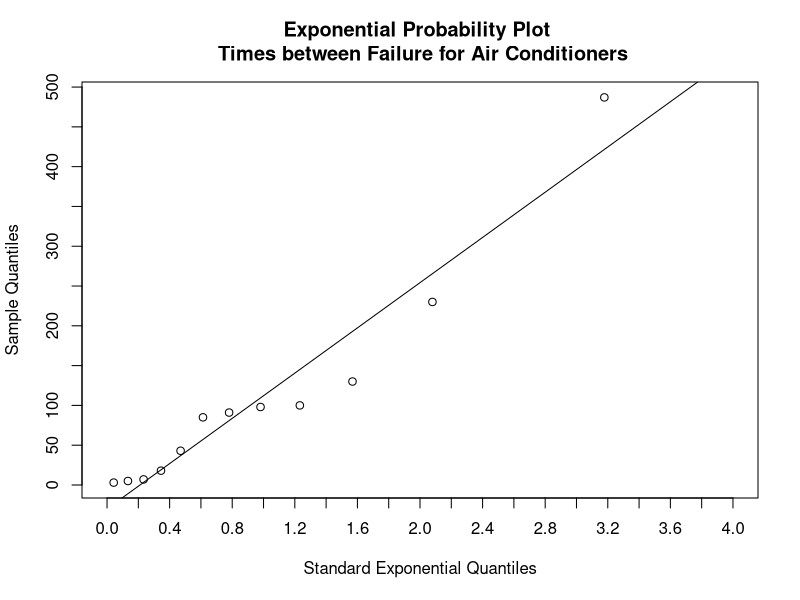

Generate this figure with R:
# ~longneck/meth1/gofexp.s
# The following program computes the Kolmogorov-Smirnov, Cramer-von Mises,
# and Anderson-Darling Statistics for testing goodness of the fit of an 
# Exponential Distribution with unspecified parameter. 
# This example is involves the time to failure of n=12 light bulbs:
#
w <- c(3,5,7,18,43,85,
91,98,100,130,230,487)
n <- 12
lam <- mean(w) 
w <- sort(w)
z <- 1-exp(-w/lam)   #computes F0(X(i))
i <- seq(1,n,1)

# K-S Computations:
d1 <- i/n - z
dp <- max(d1) 
d2 <- z - (i - 1)/n
dm <- max(d2)
KS <- max(dp,dm)

KS <- (KS-.2/n)*(sqrt(n)+.26+.5/sqrt(n)) 

# Cramer-von Mises Computations:
wi <- (z-(2*i-1)/(2*n))^2
s <- sum(wi)
cvm <- s + 1/(12*n) 
CvM <- cvm*(1+.16/n) 

# Anderson-Darling Computations:

a1i <- (2*i-1)*log(z)
a2i <- (2*n+1-2*i)*log(1-z)
s1 <- sum(a1i)
s2 <- sum(a2i)
AD <- -n-(1/n)*(s1+s2) 

AD <- AD*(1+.6/n) 

# Exponential Probability Plot

#postscript("gofexp,bs.ps",height=8,horizontal=F)

w <- sort(w)
j <- (i-.5)/n
quexp <- -log(1-j)
expQ1 <- -log(1-.25)
expQ3 <- -log(1-.75)
yQ1<- quantile(w,.25)
yQ3<- quantile(w,.75)
S<- (yQ3-yQ1)/(expQ3-expQ1)
I<- -S*expQ1+yQ1
plot(quexp,w,xlab="Standard Exponential Quantiles",ylab="Sample Quantiles",
     xlim=c(0,4.0),lab=c(15,12,7))
title("Exponential Probability Plot \n Times between Failure for Air Conditioners",cex=.8)
#abline(I,S)
reg <- lm(w~quexp)
#summary(reg)
abline(-29.94,142.09)

#graphics.off()
